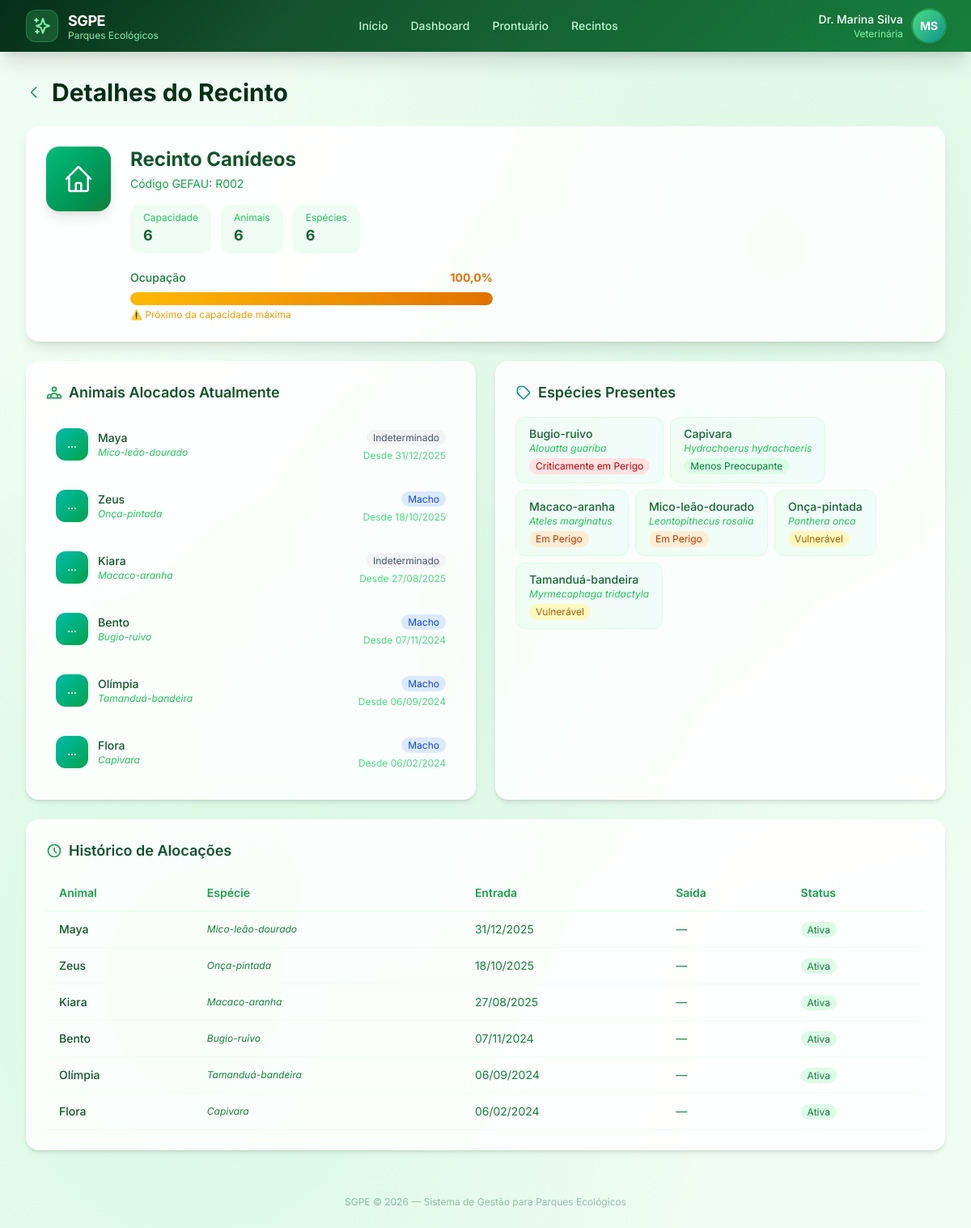
Screenshot of /recintos/R002/ with the database file from the repository.
### core/models.py (models this page shows, shortened)
class Recinto(models.Model):
    recinto_gefau = models.CharField(max_length=50, primary_key=True)
    nome = models.CharField(max_length=200)
    cap_maxima = models.PositiveIntegerField(verbose_name='Capacidade Máxima')
    qnt_animais = models.PositiveIntegerField(default=0, verbose_name='Quantidade de Animais')
    qnt_especies = models.PositiveIntegerField(default=0, verbose_name='Quantidade de Espécies')
    class Meta:
        verbose_name = 'Recinto'
        verbose_name_plural = 'Recintos'
        ordering = ['nome']
    @property
    def percentual_ocupacao(self):
        if self.cap_maxima == 0:
            return 0
        return round((self.qnt_animais / self.cap_maxima) * 100, 1)
    @property
    def status_ocupacao(self):
        p = self.percentual_ocupacao
        if p > 100:
            return 'critico'
        elif p >= 75:
            return 'alerta'
        return 'normal'

class Alocacao(models.Model):
    animal = models.ForeignKey(Animal, on_delete=models.CASCADE, related_name='alocacoes')
    recinto = models.ForeignKey(Recinto, on_delete=models.CASCADE, related_name='alocacoes')
    data_entrada = models.DateField()
    data_saida = models.DateField(null=True, blank=True)
    motivo_saida = models.TextField(blank=True, default='')
    class Meta:
        verbose_name = 'Alocação'
        verbose_name_plural = 'Alocações'
        ordering = ['-data_entrada']

class Animal(models.Model):
    SEXO_CHOICES = [
        ('M', 'Macho'),
        ('F', 'Fêmea'),
        ('I', 'Indeterminado'),
    ]
    nro_reg = models.CharField(max_length=50, primary_key=True, verbose_name='Nº Registro')
    especie = models.ForeignKey(Especie, on_delete=models.PROTECT, related_name='animais')
    data_nasc = models.DateField(null=True, blank=True, verbose_name='Data de Nascimento')
    idade = models.CharField(max_length=50, blank=True, default='')
    marcacao_1 = models.CharField(max_length=100, blank=True, default='', verbose_name='Marcação 1')
    marcacao_2 = models.CharField(max_length=100, blank=True, default='', verbose_name='Marcação 2')
    apelido = models.CharField(max_length=100, blank=True, default='')
    sexo = models.CharField(max_length=1, choices=SEXO_CHOICES, default='I')
    plantel = models.CharField(max_length=100, blank=True, default='')
    nro_gefau = models.CharField(max_length=50, blank=True, default='', verbose_name='Nº GEFAU')
    nro_livro = models.CharField(max_length=50, blank=True, default='', verbose_name='Nº Livro')
    class Meta:
        verbose_name = 'Animal'
        verbose_name_plural = 'Animais'
        ordering = ['apelido']

class Especie(models.Model):
    STATUS_CONSERVACAO_CHOICES = [
        ('LC', 'Menos Preocupante'),
        ('NT', 'Quase Ameaçada'),
        ('VU', 'Vulnerável'),
        ('EN', 'Em Perigo'),
        ('CR', 'Criticamente em Perigo'),
        ('EW', 'Extinta na Natureza'),
        ('EX', 'Extinta'),
    ]
    nome_cientifico = models.CharField(max_length=200, unique=True)
    nome_comum = models.CharField(max_length=200)
    grupo_taxonomico = models.CharField(max_length=100)
    plano_manejo = models.TextField(blank=True, default='')
    quantidade = models.PositiveIntegerField(default=0)
    status_conservacao = models.CharField(
        max_length=2, choices=STATUS_CONSERVACAO_CHOICES, default='LC'
    )
    class Meta:
        verbose_name = 'Espécie'
        verbose_name_plural = 'Espécies'
        ordering = ['nome_comum']

### core/views.py (the view)
def recinto_detalhes(request, recinto_gefau):
    context = _mock_user_context()
    recinto = get_object_or_404(Recinto, recinto_gefau=recinto_gefau)
    context['recinto'] = recinto
    alocacoes_atuais = Alocacao.objects.filter(
        recinto=recinto, data_saida__isnull=True
    ).select_related('animal', 'animal__especie')
    context['alocacoes_atuais'] = alocacoes_atuais
    especies_ids = alocacoes_atuais.values_list('animal__especie', flat=True).distinct()
    especies_presentes = Especie.objects.filter(id__in=especies_ids)
    context['especies_presentes'] = especies_presentes
    historico = Alocacao.objects.filter(
        recinto=recinto
    ).select_related('animal', 'animal__especie').order_by('-data_entrada')[:20]
    context['historico_alocacoes'] = historico
    return render(request, 'recintos/detalhes.html', context)

### core/views.py (called while the page is built)
def _mock_user_context():
    return {
        'user_name': 'Dr. Marina Silva',
        'user_role': 'Veterinária',
        'user_initials': 'MS',
    }

### templates/recintos/detalhes.html (shortened to what this page needs)
{% extends 'base.html' %}
{% block content %}
<div class="mb-6 animate-fade-in">
    <div class="flex items-center gap-3 mb-2">
        <a href="{% url 'recintos_selecao' %}" class="text-forest-600 hover:text-forest-800 transition-colors">
            <svg class="w-5 h-5" fill="none" stroke="currentColor" viewBox="0 0 24 24"><path stroke-linecap="round" stroke-linejoin="round" stroke-width="2" d="M15 19l-7-7 7-7"/></svg>
        </a>
        <h1 class="text-3xl font-bold text-forest-950">Detalhes do Recinto</h1>
    </div>
</div>
<div class="glass-card rounded-2xl p-6 shadow-lg mb-6 animate-fade-in-delay-1">
    <div class="flex flex-col md:flex-row items-start gap-6">
        <div class="w-20 h-20 bg-gradient-to-br from-emerald-500 to-forest-700 rounded-2xl flex items-center justify-center text-white shadow-lg shrink-0">
            <svg class="w-10 h-10" fill="none" stroke="currentColor" viewBox="0 0 24 24">
                <path stroke-linecap="round" stroke-linejoin="round" stroke-width="1.5" d="M3 12l2-2m0 0l7-7 7 7M5 10v10a1 1 0 001 1h3m10-11l2 2m-2-2v10a1 1 0 01-1 1h-3m-6 0a1 1 0 001-1v-4a1 1 0 011-1h2a1 1 0 011 1v4a1 1 0 001 1m-6 0h6"/>
            </svg>
        </div>
        <div class="flex-1">
            <h2 class="text-2xl font-bold text-forest-900">{{ recinto.nome }}</h2>
            <p class="text-forest-600 text-sm mt-1">Código GEFAU: {{ recinto.recinto_gefau }}</p>
            <div class="flex flex-wrap gap-3 mt-4">
                <div class="bg-forest-50 px-4 py-2 rounded-xl">
                    <p class="text-xs text-forest-500">Capacidade</p>
                    <p class="text-lg font-bold text-forest-800">{{ recinto.cap_maxima }}</p>
                </div>
                <div class="bg-forest-50 px-4 py-2 rounded-xl">
                    <p class="text-xs text-forest-500">Animais</p>
                    <p class="text-lg font-bold text-forest-800">{{ recinto.qnt_animais }}</p>
                </div>
                <div class="bg-forest-50 px-4 py-2 rounded-xl">
                    <p class="text-xs text-forest-500">Espécies</p>
                    <p class="text-lg font-bold text-forest-800">{{ recinto.qnt_especies }}</p>
                </div>
            </div>
            <div class="mt-5 max-w-md">
                <div class="flex justify-between items-center mb-2">
                    <span class="text-sm text-forest-700 font-medium">Ocupação</span>
                    <span class="text-sm font-bold
                        {% if recinto.status_ocupacao == 'critico' %}text-red-600
                        {% elif recinto.status_ocupacao == 'alerta' %}text-amber-600
                        {% else %}text-forest-600{% endif %}">
                        {{ recinto.percentual_ocupacao }}%
                    </span>
                </div>
                <div class="w-full bg-gray-100 rounded-full h-4 overflow-hidden">
                    <div class="h-full rounded-full transition-all duration-1000
                        {% if recinto.status_ocupacao == 'critico' %}bg-gradient-to-r from-red-400 to-red-600
                        {% elif recinto.status_ocupacao == 'alerta' %}bg-gradient-to-r from-amber-400 to-amber-600
                        {% else %}bg-gradient-to-r from-forest-400 to-forest-600{% endif %}"
                         style="width: {{ recinto.percentual_ocupacao }}%"></div>
                </div>
                {% if recinto.status_ocupacao == 'critico' %}
                <p class="text-xs text-red-500 mt-1 flex items-center gap-1">
                    <svg class="w-3 h-3" fill="currentColor" viewBox="0 0 20 20"><path fill-rule="evenodd" d="M8.257 3.099c.765-1.36 2.722-1.36 3.486 0l5.58 9.92c.75 1.334-.213 2.98-1.742 2.98H4.42c-1.53 0-2.493-1.646-1.743-2.98l5.58-9.92zM11 13a1 1 0 11-2 0 1 1 0 012 0zm-1-8a1 1 0 00-1 1v3a1 1 0 002 0V6a1 1 0 00-1-1z" clip-rule="evenodd"/></svg>
                    Capacidade excedida! Considere realocar animais.
                </p>
                {% elif recinto.status_ocupacao == 'alerta' %}
                <p class="text-xs text-amber-500 mt-1">⚠️ Próximo da capacidade máxima</p>
                {% endif %}
            </div>
        </div>
    </div>
</div>
<div class="grid grid-cols-1 lg:grid-cols-2 gap-6 mb-6">
    <div class="glass-card rounded-2xl p-6 shadow-md animate-fade-in-delay-2">
        <h3 class="text-lg font-semibold text-forest-900 mb-4 flex items-center gap-2">
            Animais Alocados Atualmente
        </h3>
        {% if alocacoes_atuais %}
        <div class="space-y-2">
            {% for aloc in alocacoes_atuais %}
            <a href="{% url 'prontuario_detalhes' aloc.animal.nro_reg %}"
               class="flex items-center gap-3 p-3 rounded-xl hover:bg-forest-50 transition-colors group">
                <div class="w-10 h-10 bg-gradient-to-br from-teal-500 to-forest-600 rounded-xl flex items-center justify-center text-white font-bold text-xs shrink-0 group-hover:scale-110 transition-transform">
                    {{ aloc.animal.apelido|default:aloc.animal.nro_reg|truncatechars:2|upper }}
                </div>
                <div class="min-w-0 flex-1">
                    <p class="font-medium text-forest-900 text-sm group-hover:text-teal-700 transition-colors">{{ aloc.animal.apelido|default:aloc.animal.nro_reg }}</p>
                    <p class="text-xs text-forest-500 italic truncate">{{ aloc.animal.especie.nome_comum }}</p>
                </div>
                <div class="text-right shrink-0">
                    <span class="text-xs px-2 py-0.5 rounded-full {% if aloc.animal.sexo == 'M' %}bg-blue-100 text-blue-700{% elif aloc.animal.sexo == 'F' %}bg-pink-100 text-pink-700{% else %}bg-gray-100 text-gray-600{% endif %}">
                        {{ aloc.animal.get_sexo_display }}
                    </span>
                    <p class="text-xs text-forest-400 mt-1">Desde {{ aloc.data_entrada|date:"d/m/Y" }}</p>
                </div>
            </a>
            {% endfor %}
        </div>
        {% else %}
        <div class="text-center py-8">
            <p class="text-forest-400 text-sm">Nenhum animal alocado neste recinto</p>
        </div>
        {% endif %}
    </div>
    <div class="glass-card rounded-2xl p-6 shadow-md animate-fade-in-delay-2">
        <h3 class="text-lg font-semibold text-forest-900 mb-4 flex items-center gap-2">
            <svg class="w-5 h-5 text-teal-600" fill="none" stroke="currentColor" viewBox="0 0 24 24"><path stroke-linecap="round" stroke-linejoin="round" stroke-width="2" d="M7 7h.01M7 3h5c.512 0 1.024.195 1.414.586l7 7a2 2 0 010 2.828l-7 7a2 2 0 01-2.828 0l-7-7A1.994 1.994 0 013 12V7a4 4 0 014-4z"/></svg>
            Espécies Presentes
        </h3>
        {% if especies_presentes %}
        <div class="flex flex-wrap gap-2">
            {% for esp in especies_presentes %}
            <div class="px-4 py-2.5 rounded-xl bg-gradient-to-r from-forest-50 to-teal-50 border border-forest-100">
                <p class="text-sm font-medium text-forest-800">{{ esp.nome_comum }}</p>
                <p class="text-xs text-forest-500 italic">{{ esp.nome_cientifico }}</p>
                <span class="inline-block mt-1 px-2 py-0.5 text-xs rounded-full
                    {% if esp.status_conservacao == 'CR' %}bg-red-100 text-red-700
                    {% elif esp.status_conservacao == 'EN' %}bg-orange-100 text-orange-700
                    {% elif esp.status_conservacao == 'VU' %}bg-yellow-100 text-yellow-700
                    {% elif esp.status_conservacao == 'NT' %}bg-lime-100 text-lime-700
                    {% else %}bg-green-100 text-green-700{% endif %}">
                    {{ esp.get_status_conservacao_display }}
                </span>
            </div>
            {% endfor %}
        </div>
        {% else %}
        <p class="text-forest-400 text-sm text-center py-8">Nenhuma espécie registrada</p>
        {% endif %}
    </div>
</div>
<div class="glass-card rounded-2xl p-6 shadow-md animate-fade-in-delay-3">
    <h3 class="text-lg font-semibold text-forest-900 mb-4 flex items-center gap-2">
        <svg class="w-5 h-5 text-forest-600" fill="none" stroke="currentColor" viewBox="0 0 24 24"><path stroke-linecap="round" stroke-linejoin="round" stroke-width="2" d="M12 8v4l3 3m6-3a9 9 0 11-18 0 9 9 0 0118 0z"/></svg>
        Histórico de Alocações
    </h3>
    <div class="overflow-x-auto">
        <table class="w-full text-sm">
            <thead>
                <tr class="border-b border-forest-100">
                    <th class="text-left py-3 px-4 text-forest-600 font-semibold">Animal</th>
                    <th class="text-left py-3 px-4 text-forest-600 font-semibold">Espécie</th>
                    <th class="text-left py-3 px-4 text-forest-600 font-semibold">Entrada</th>
                    <th class="text-left py-3 px-4 text-forest-600 font-semibold">Saída</th>
                    <th class="text-left py-3 px-4 text-forest-600 font-semibold">Status</th>
                </tr>
            </thead>
            <tbody>
                {% for aloc in historico_alocacoes %}
                <tr class="border-b border-forest-50 hover:bg-forest-50/50 transition-colors">
                    <td class="py-3 px-4 font-medium text-forest-900">{{ aloc.animal.apelido|default:aloc.animal.nro_reg }}</td>
                    <td class="py-3 px-4 text-forest-700 italic text-xs">{{ aloc.animal.especie.nome_comum }}</td>
                    <td class="py-3 px-4 text-forest-700">{{ aloc.data_entrada|date:"d/m/Y" }}</td>
                    <td class="py-3 px-4 text-forest-700">{{ aloc.data_saida|date:"d/m/Y"|default:"—" }}</td>
                    <td class="py-3 px-4">
                        {% if aloc.data_saida %}
                        <span class="px-2 py-0.5 text-xs rounded-full bg-gray-100 text-gray-600">Encerrada</span>
                        {% else %}
                        <span class="px-2 py-0.5 text-xs rounded-full bg-forest-100 text-forest-700">Ativa</span>
                        {% endif %}
                    </td>
                </tr>
                {% empty %}
                <tr><td colspan="5" class="py-6 text-center text-forest-400">Nenhum histórico registrado</td></tr>
                {% endfor %}
            </tbody>
        </table>
    </div>
</div>
{% endblock %}

### templates/base.html (style rules this page uses)
* { font-family: 'Inter', system-ui, sans-serif; }
.animate-fade-in { animation: fadeInUp 0.5s ease-out forwards; }
.animate-fade-in-delay-1 { animation: fadeInUp 0.5s ease-out 0.1s forwards; opacity: 0; }
.animate-fade-in-delay-2 { animation: fadeInUp 0.5s ease-out 0.2s forwards; opacity: 0; }
.animate-fade-in-delay-3 { animation: fadeInUp 0.5s ease-out 0.3s forwards; opacity: 0; }
.glass-card { background: rgba(255, 255, 255, 0.85); backdrop-filter: blur(12px); border: 1px solid rgba(255, 255, 255, 0.3); }
.bg-mesh { background-color: #f0fdf4; background-image: radial-gradient(at 20% 80%, rgba(74, 222, 128, 0.15) 0px, transparent 50%), radial-gradient(at 80% 20%, rgba(34, 197, 94, 0.1) 0px, transparent 50%), radial-gradient(at 50% 50%, rgba(22, 163, 74, 0.05) 0px, transparent 50%); }

### rows the page displays
Recinto: nome "Recinto Canídeos", recinto_gefau "R002", cap_maxima "6", qnt_animais "6", qnt_especies "6", percentual_ocupacao "100,0"
Alocacao: animal.apelido "…", animal.apelido "Maya", animal.especie.nome_comum "Mico-leão-dourado", animal.sexo "Indeterminado", data_entrada "31/12/2025", data_saida "—", shows "Ativa"
Alocacao: animal.apelido "…", animal.apelido "Zeus", animal.especie.nome_comum "Onça-pintada", animal.sexo "Macho", data_entrada "18/10/2025", data_saida "—", shows "Ativa"
Alocacao: animal.apelido "…", animal.apelido "Kiara", animal.especie.nome_comum "Macaco-aranha", animal.sexo "Indeterminado", data_entrada "27/08/2025", data_saida "—", shows "Ativa"
Alocacao: animal.apelido "…", animal.apelido "Bento", animal.especie.nome_comum "Bugio-ruivo", animal.sexo "Macho", data_entrada "07/11/2024", data_saida "—", shows "Ativa"
Alocacao: animal.apelido "…", animal.apelido "Olímpia", animal.especie.nome_comum "Tamanduá-bandeira", animal.sexo "Macho", data_entrada "06/09/2024", data_saida "—", shows "Ativa"
Alocacao: animal.apelido "…", animal.apelido "Flora", animal.especie.nome_comum "Capivara", animal.sexo "Macho", data_entrada "06/02/2024", data_saida "—", shows "Ativa"
Especie: nome_comum "Bugio-ruivo", nome_cientifico "Alouatta guariba", status_conservacao "Criticamente em Perigo"
Especie: nome_comum "Capivara", nome_cientifico "Hydrochoerus hydrochaeris", status_conservacao "Menos Preocupante"
Especie: nome_comum "Macaco-aranha", nome_cientifico "Ateles marginatus", status_conservacao "Em Perigo"
Especie: nome_comum "Mico-leão-dourado", nome_cientifico "Leontopithecus rosalia", status_conservacao "Em Perigo"
Especie: nome_comum "Onça-pintada", nome_cientifico "Panthera onca", status_conservacao "Vulnerável"
Especie: nome_comum "Tamanduá-bandeira", nome_cientifico "Myrmecophaga tridactyla", status_conservacao "Vulnerável"

### other values shown
{{ user_name }} "Dr. Marina Silva"
{{ user_role }} "Veterinária"
{{ user_initials }} "MS"
